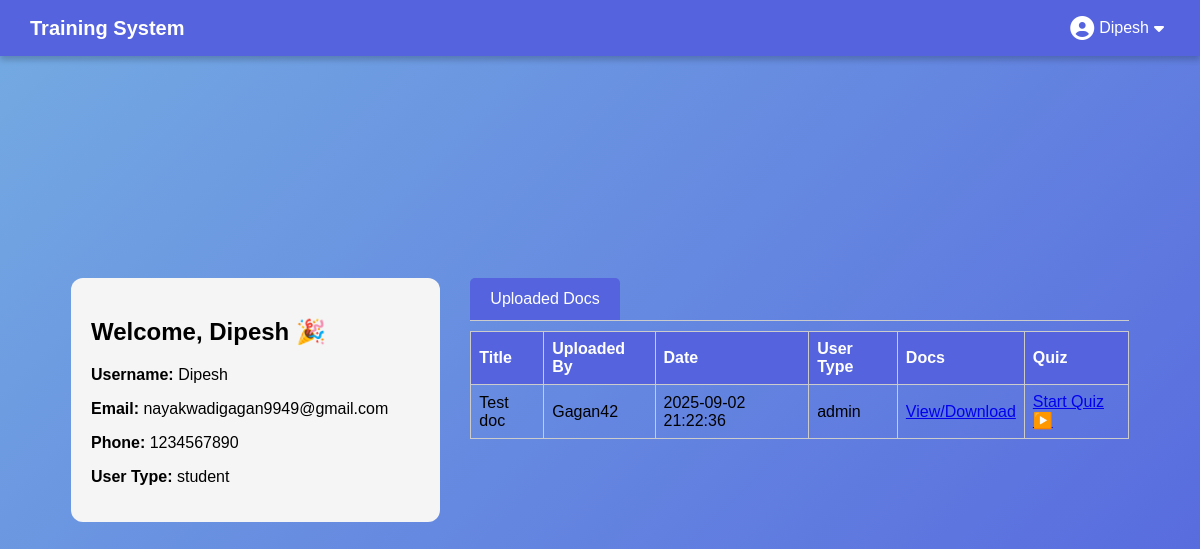
Before: / (signed in) with the older database file.
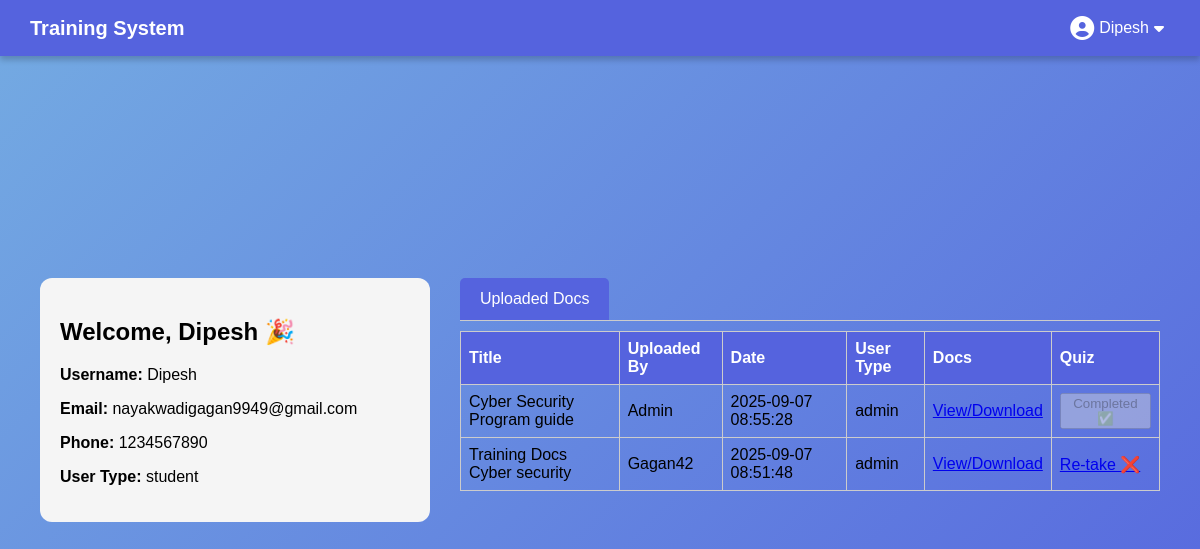
After: the same page with the newer database file.
### tables this page shows
CREATE TABLE documents (
            id INTEGER PRIMARY KEY AUTOINCREMENT,
            title TEXT NOT NULL,
            filename TEXT NOT NULL,
            uploaded_by INTEGER,
            upload_date DATE DEFAULT (datetime('now','localtime')),
            FOREIGN KEY (uploaded_by) REFERENCES users(id)
        );

CREATE TABLE users (
            id INTEGER PRIMARY KEY AUTOINCREMENT,
            username TEXT UNIQUE NOT NULL,
            password TEXT NOT NULL,
            userType TEXT CHECK(userType IN ('admin', 'trainer', 'student')) NOT NULL,
            email TEXT,
            phoneNumber TEXT,
            createDate DATE,
            updatedDate DATE,
            lastUpdatedBy TEXT
        );

### app.py (the view, shortened to what this page needs)
@app.route("/")
def home():
    if "user" not in session:
        flash("Please login first.", "info")
        return redirect(url_for("login"))
    conn = sqlite3.connect(DB_NAME)
    cursor = conn.cursor()
    cursor.execute(
        "SELECT id, username, email, phoneNumber, userType FROM users WHERE username = ?",
        (session['user'],)
    )
    user_info = cursor.fetchone()
    if not user_info:
        flash("User not found. Please login again.", "danger")
        session.clear()
        conn.close()
        return redirect(url_for("login"))
    session['user_id'] = user_info[0]
    session['user'] = user_info[1]
    session['userType'] = user_info[4]
    session['email'] = user_info[2] or "N/A"
    session['phoneNumber'] = user_info[3] or "N/A"
    cursor.execute("""
        SELECT d.id, d.title, d.filename, u.username, d.upload_date, u.userType
        FROM documents d
        JOIN users u ON d.uploaded_by = u.id
        ORDER BY d.upload_date DESC
    """)
    documents = cursor.fetchall()
    doc_quiz_status = {}
    if session['userType'] == 'student':
        cursor.execute("""
            SELECT q.document_id, qs.status
            FROM quizzes q
            LEFT JOIN quiz_submissions qs
            ON q.id = qs.quiz_id AND qs.user_id = ?
        """, (session['user_id'],))
        for doc_id, status in cursor.fetchall():
            if status is None:
                doc_quiz_status[doc_id] = 'not_started'
            elif status == 'completed':
                doc_quiz_status[doc_id] = 'completed'
            else:
                doc_quiz_status[doc_id] = 'failed'
    user_tables = {}
    conn.close()
    return render_template(
        "home.html",
        user=session['user'],
        documents=documents,
        doc_quiz_status=doc_quiz_status,
        user_tables=user_tables if session['userType'] == 'admin' else None
    )

### templates/home.html (shortened to what this page needs)
<!DOCTYPE html>
<html>
  <head>
    <link
      rel="stylesheet"
      href="{{ url_for('static', filename='style.css') }}"
    />
    <link
      rel="stylesheet"
      href="https://cdnjs.cloudflare.com/ajax/libs/font-awesome/6.5.0/css/all.min.css"
    />
  </head>
  <body>
    <header class="header">
      <div class="logo">Training System</div>
      <div class="user-dropdown">
        <button class="dropbtn" id="profileBtn">
          <i class="fas fa-user-circle profile-icon"></i> {{ user }}
          <i class="fas fa-caret-down"></i>
        </button>
      </div>
    </header>
    {% if session['userType'] == 'student' %}
    <div class="main-container">
      <div class="user-info-container">
        <h2>Welcome, {{ user }} 🎉</h2>
        <p><strong>Username:</strong> {{ user }}</p>
        <p><strong>Email:</strong> {{ session.get('email', 'N/A') }}</p>
        <p><strong>Phone:</strong> {{ session.get('phoneNumber', 'N/A') }}</p>
        <p><strong>User Type:</strong> {{ session.get('userType') }}</p>
      </div>
      <div class="tabs-container">
        <div class="tab">
          <button
            class="tablinks active"
            onclick="openTab(event, 'UploadedDocs')"
          >
            Uploaded Docs
          </button>
        </div>
        <div id="UploadedDocs" class="tabcontent" style="display: block">
          <table>
            <tr>
              <th>Title</th>
              <th>Uploaded By</th>
              <th>Date</th>
              <th>User Type</th>
              <th>Docs</th>
              <th>Quiz</th>
            </tr>
            {% for doc in documents %}
            <tr>
              <td>{{ doc[1] }}</td>
              <td>{{ doc[3] }}</td>
              <td>{{ doc[4] }}</td>
              <td>{{ doc[5] }}</td>
              <td>
                <a href="{{ url_for('download_file', filename=doc[2]) }}"
                  >View/Download</a
                >
              </td>
              <td>
                {% set quiz_status = doc_quiz_status.get(doc[0], 'not_started')
                %} {% if quiz_status == 'completed' %}
                <button disabled>Completed ✅</button>
                {% elif quiz_status == 'not_started' %}
                <a href="{{ url_for('start_quiz', doc_id=doc[0]) }}"
                  >Start Quiz ▶️</a
                >
                {% elif quiz_status == 'failed' %}
                <a href="{{ url_for('start_quiz', doc_id=doc[0]) }}"
                  >Re-take ❌</a
                >
                {% endif %}
              </td>
            </tr>
            {% endfor %}
          </table>
        </div>
      </div>
    </div>
    {% endif %}
  </body>
</html>

Changed rows visible on the page:
added documents: title "Cyber Security Program guide", username "Admin", upload_date "2025-09-07 08:55:28", userType "admin", shows "Completed ✅"
changed documents "Gagan42": title "Test doc" → "Training Docs Cyber security"; upload_date "2025-09-02 21:22:36" → "2025-09-07 08:51:48"; text "Start Quiz ▶️" → "Re-take ❌"
